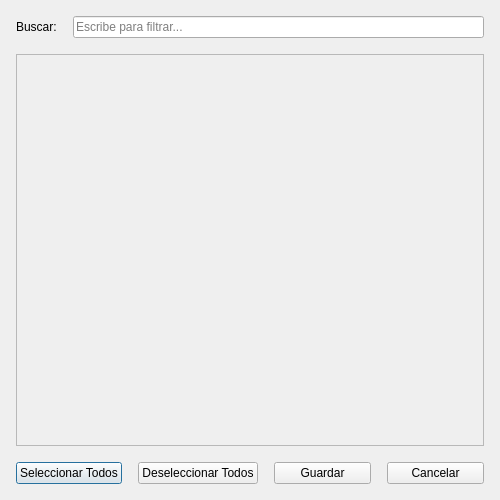
<?xml version="1.0" encoding="UTF-8"?>
<ui version="4.0">
 <class>FolderFilterDialog</class>
 <widget class="QDialog" name="FolderFilterDialog">
  <property name="geometry">
   <rect>
    <x>0</x>
    <y>0</y>
    <width>500</width>
    <height>500</height>
   </rect>
  </property>
  <property name="minimumSize">
   <size>
    <width>400</width>
    <height>500</height>
   </size>
  </property>
  <property name="windowTitle">
   <string>Filtrar Carpetas</string>
  </property>
  <layout class="QVBoxLayout" name="verticalLayout">
   <property name="spacing">
    <number>16</number>
   </property>
   <property name="leftMargin">
    <number>16</number>
   </property>
   <property name="topMargin">
    <number>16</number>
   </property>
   <property name="rightMargin">
    <number>16</number>
   </property>
   <property name="bottomMargin">
    <number>16</number>
   </property>
   <item>
    <layout class="QHBoxLayout" name="searchLayout">
     <item>
      <widget class="QLabel" name="searchLabel">
       <property name="text">
        <string>Buscar:</string>
       </property>
      </widget>
     </item>
     <item>
      <widget class="QLineEdit" name="search_edit">
       <property name="placeholderText">
        <string>Escribe para filtrar...</string>
       </property>
       <property name="clearButtonEnabled">
        <bool>true</bool>
       </property>
      </widget>
     </item>
    </layout>
   </item>
   <item>
    <widget class="QScrollArea" name="folderScrollArea">
     <property name="widgetResizable">
      <bool>true</bool>
     </property>
     <widget class="QWidget" name="scrollAreaContent">
      <property name="geometry">
       <rect>
        <x>0</x>
        <y>0</y>
        <width>466</width>
        <height>382</height>
       </rect>
      </property>
      <layout class="QVBoxLayout" name="checkboxLayout">
       <property name="spacing">
        <number>8</number>
       </property>
       <property name="leftMargin">
        <number>12</number>
       </property>
       <property name="topMargin">
        <number>12</number>
       </property>
       <property name="rightMargin">
        <number>12</number>
       </property>
       <property name="bottomMargin">
        <number>12</number>
       </property>
      </layout>
     </widget>
    </widget>
   </item>
   <item>
    <layout class="QHBoxLayout" name="buttonLayout">
     <item>
      <widget class="QPushButton" name="action_select_all_btn">
       <property name="text">
        <string>Seleccionar Todos</string>
       </property>
       <property name="icon">
        <iconset>
         <normaloff>icons/select_all.svg</normaloff>icons/select_all.svg</iconset>
       </property>
      </widget>
     </item>
     <item>
      <widget class="QPushButton" name="action_deselect_all_btn">
       <property name="text">
        <string>Deseleccionar Todos</string>
       </property>
       <property name="icon">
        <iconset>
         <normaloff>icons/deselect_all.svg</normaloff>icons/deselect_all.svg</iconset>
       </property>
      </widget>
     </item>
     <item>
      <widget class="QPushButton" name="action_save_btn">
       <property name="text">
        <string>Guardar</string>
       </property>
       <property name="icon">
        <iconset>
         <normaloff>icons/save.svg</normaloff>icons/save.svg</iconset>
       </property>
      </widget>
     </item>
     <item>
      <widget class="QPushButton" name="action_cancel_btn">
       <property name="text">
        <string>Cancelar</string>
       </property>
       <property name="icon">
        <iconset>
         <normaloff>icons/cancel.svg</normaloff>icons/cancel.svg</iconset>
       </property>
      </widget>
     </item>
    </layout>
   </item>
  </layout>
 </widget>
 <resources/>
 <connections/>
</ui>
